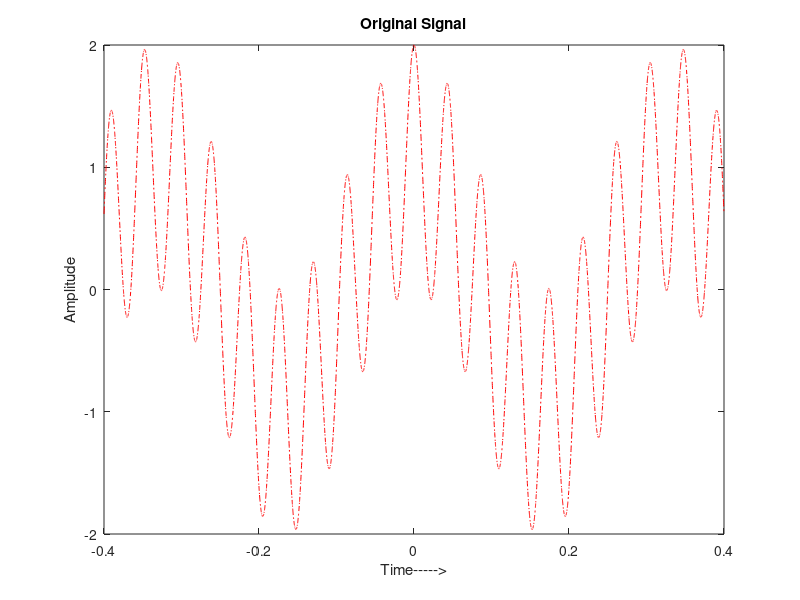
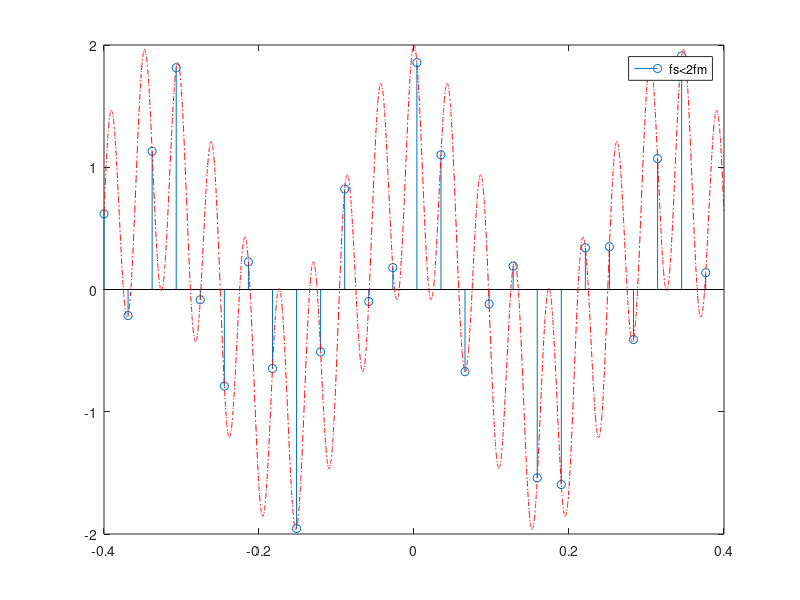
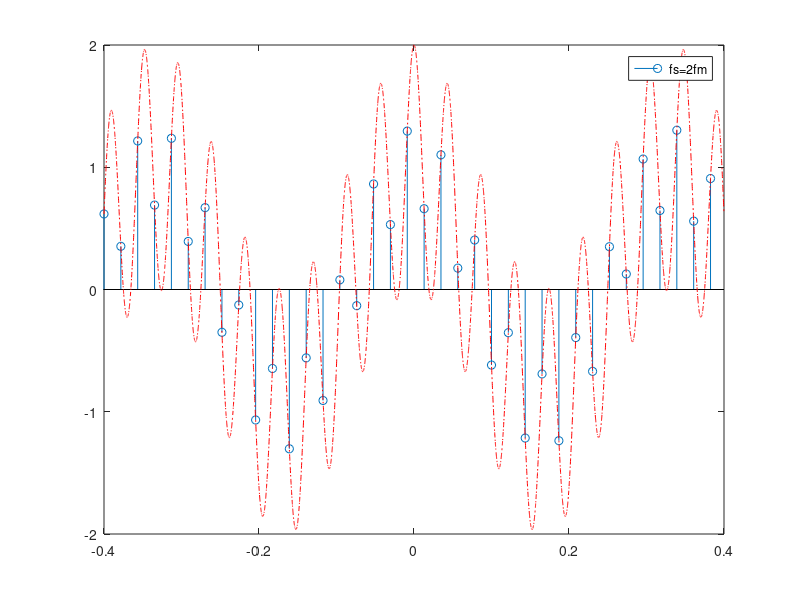
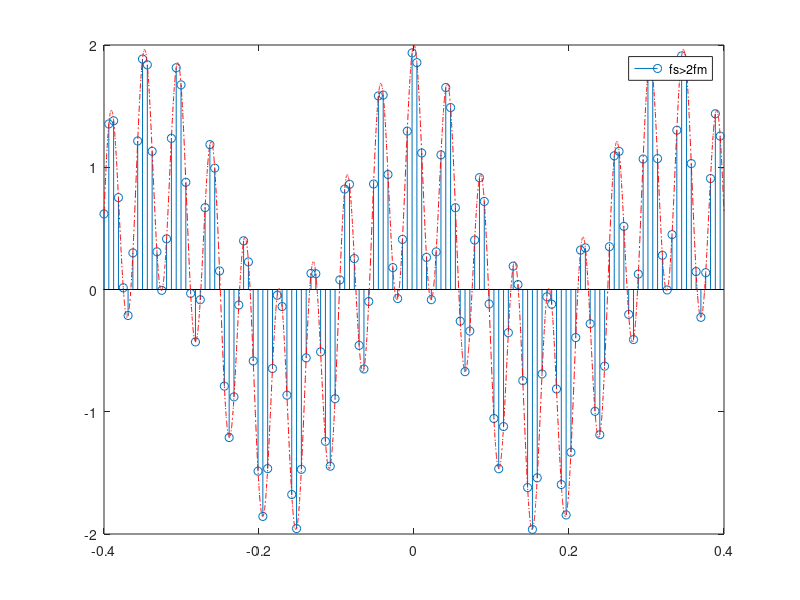

Write the MATLAB code that produced these figures, in order.
%% SAMPLING 

clc;
clear all;
close all;
f1 = 3;
f2 = 23;
t = -0.4:0.0001:0.4;
x = cos(2*pi*f1*t) + cos(2*pi*f2*t);
figure(1);
plot(t,x,'-.r');
xlabel('Time----->');
ylabel('Amplitude');
title('Original Signal');

%CASE 1: (fs < 2fm)
fs1 = 1.4*f2;
ts1 = 1/fs1;
n1 = -0.4:ts1:0.4;
xs1 = cos(2*pi*f1*n1) + cos(2*pi*f2*n1);
figure(2);
stem(n1,xs1);
hold on;
plot(t,x,'-.r');
hold off;
legend("fs<2fm");

%CASE 2: (fs = 2fm)
fs2 = 2*f2;
ts2 = 1/fs2;
n2 = -0.4:ts2:0.4;
xs2 = cos(2*pi*f1*n2) + cos(2*pi*f2*n2);
figure(3);
stem(n2,xs2);
hold on;
plot(t,x,'-.r');
hold off;
legend("fs=2fm");

%CASE 3: (fs > 2fm)
fs3 = 7*f2;
ts3 = 1/fs3;
n3 = -0.4:ts3:0.4;
xs3 = cos(2*pi*f1*n3) + cos(2*pi*f2*n3);
figure(4);
stem(n3,xs3);
hold on;
plot(t,x,'-.r');
hold off;
legend("fs>2fm");